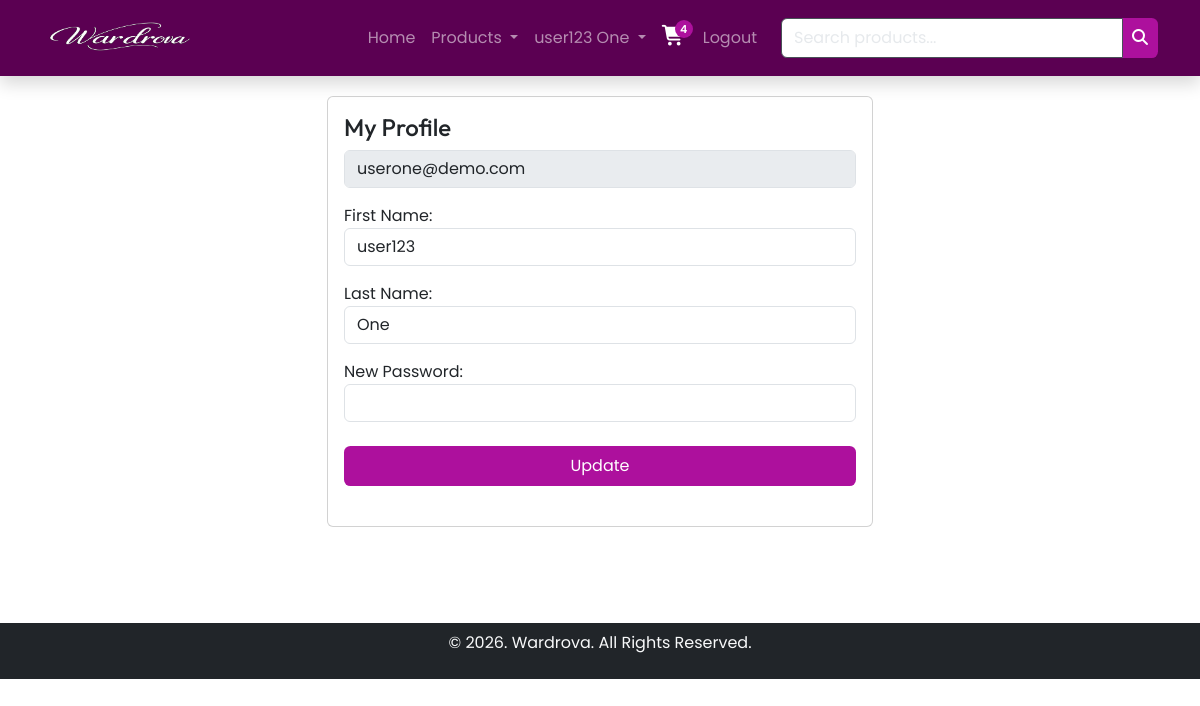
The page /my_profile.php (signed in) on the database its author committed.
### tables this page shows
CREATE TABLE `users` (
  `id` int(11) NOT NULL,
  `fname` varchar(255) NOT NULL,
  `lname` varchar(255) NOT NULL,
  `email` varchar(255) NOT NULL,
  `password` varchar(255) NOT NULL
);

### my_profile.php (the view, shortened to what this page needs)
<?php include 'includes/header.php';
include 'includes/db_con.php';
$user_id = $_SESSION['user_id'];
$sql = "SELECT * FROM `users` WHERE id=$user_id";
$res = mysqli_query($conn, $sql);
$user = mysqli_fetch_assoc($res);
?>
<section class="py-5">
    <div class="container py-5">
        <div class="row">
            <div class="col-lg-6 mx-auto">
                <div class="card">
                    <div class="card-body">
                        <h4>My Profile</h4>
                        <form method="post">
                            <div class="mb-3">
                                <input type="email" name="email" value="<?= $user['email'] ?>" class="form-control"
                                    readonly disabled>
                            </div>
                            <div class="mb-3">
                                <label for="upd_fname">First Name: </label>
                                <input type="text" name="upd_fname" value="<?= $user['fname'] ?>" class="form-control">
                            </div>
                            <div class="mb-3">
                                <label for="upd_lname">Last Name: </label>
                                <input type="text" name="upd_lname" value="<?= $user['lname'] ?>" class="form-control">
                            </div>
                            <div class="mb-3">
                                <label for="upd_lname">New Password: </label>
                                <input type="password" name="upd_password" class="form-control">
                            </div>
                            <div class="mb-3">
                                <button type="submit" name="upd_pro_btn" class="cust_btn w-100">Update</button>
                            </div>
                        </form>
                    </div>
                </div>
            </div>
        </div>
    </div>
</section>
<?php include 'includes/footer.php'; ?>

### assets/css/style.css (style rules this page uses)
* { margin: 0; padding: 0; box-sizing: border-box; font-family: "Poppins", sans-serif; }
:root { --primary-color: #ad109d; --secondary-color: #5b0052; --white-color: #fff; --gray-color: #ddd; --black-color: #000; --red-color: #dc3545; --add-cart-btn-clr: #470FF4; }
h1, h2, h3, h4, h5, h6 { font-family: "Outfit", sans-serif; }
button { outline: none; border: none; }
.cust_btn { background: var(--primary-color); color: white; padding: 0.5rem 0.8rem; border-radius: 0.4rem; margin: 0.5rem 0.7rem 0.5rem 0; }

### rows shown on the page
users: email "userone@demo.com", upd_fname "user123", upd_lname "One"

### other values the page prints
$_SESSION['user_name'] "user123 One"
$cart_count "4"
